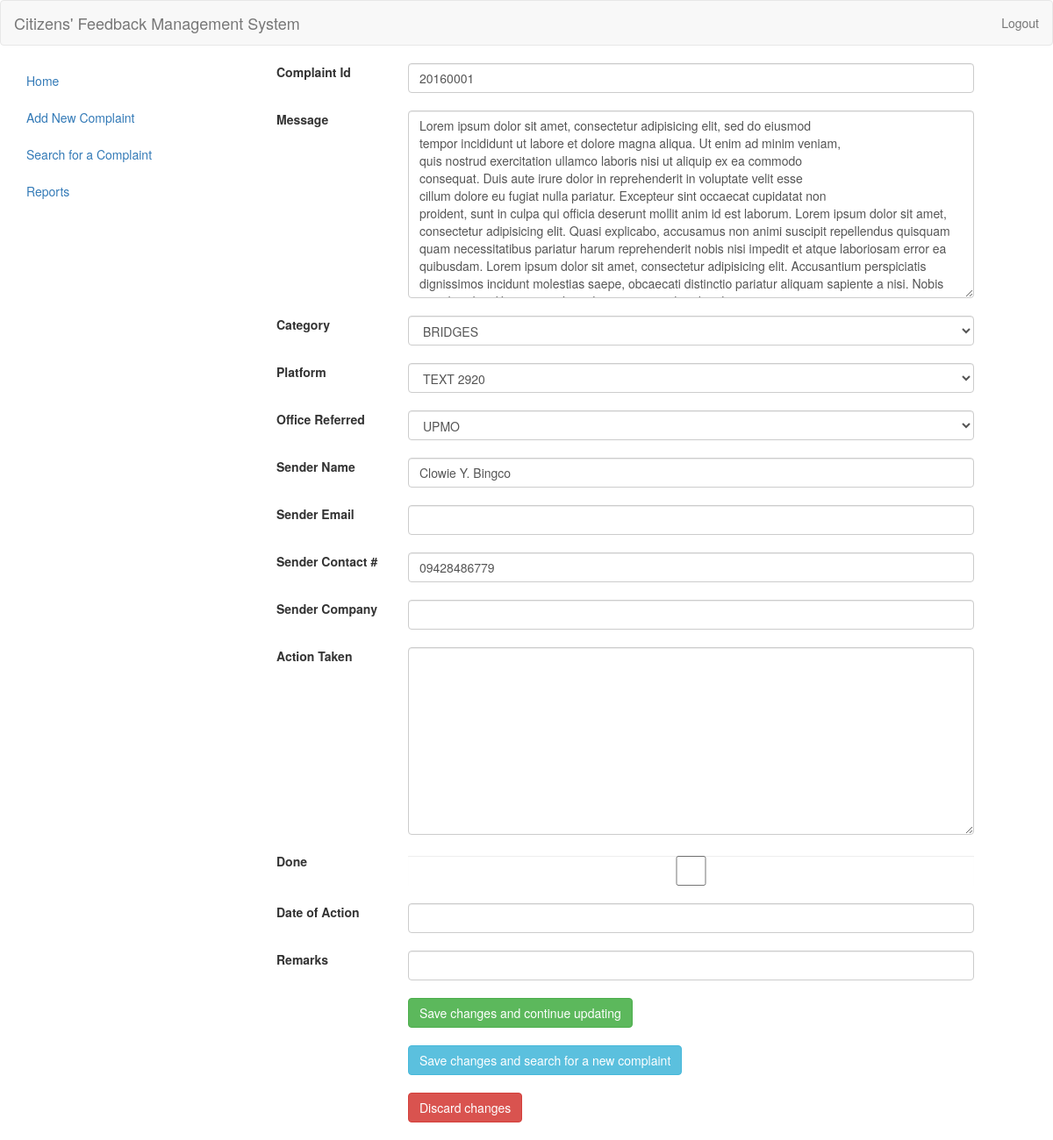
Page /cfms/update-complaint/20160001/ on the earlier database version.
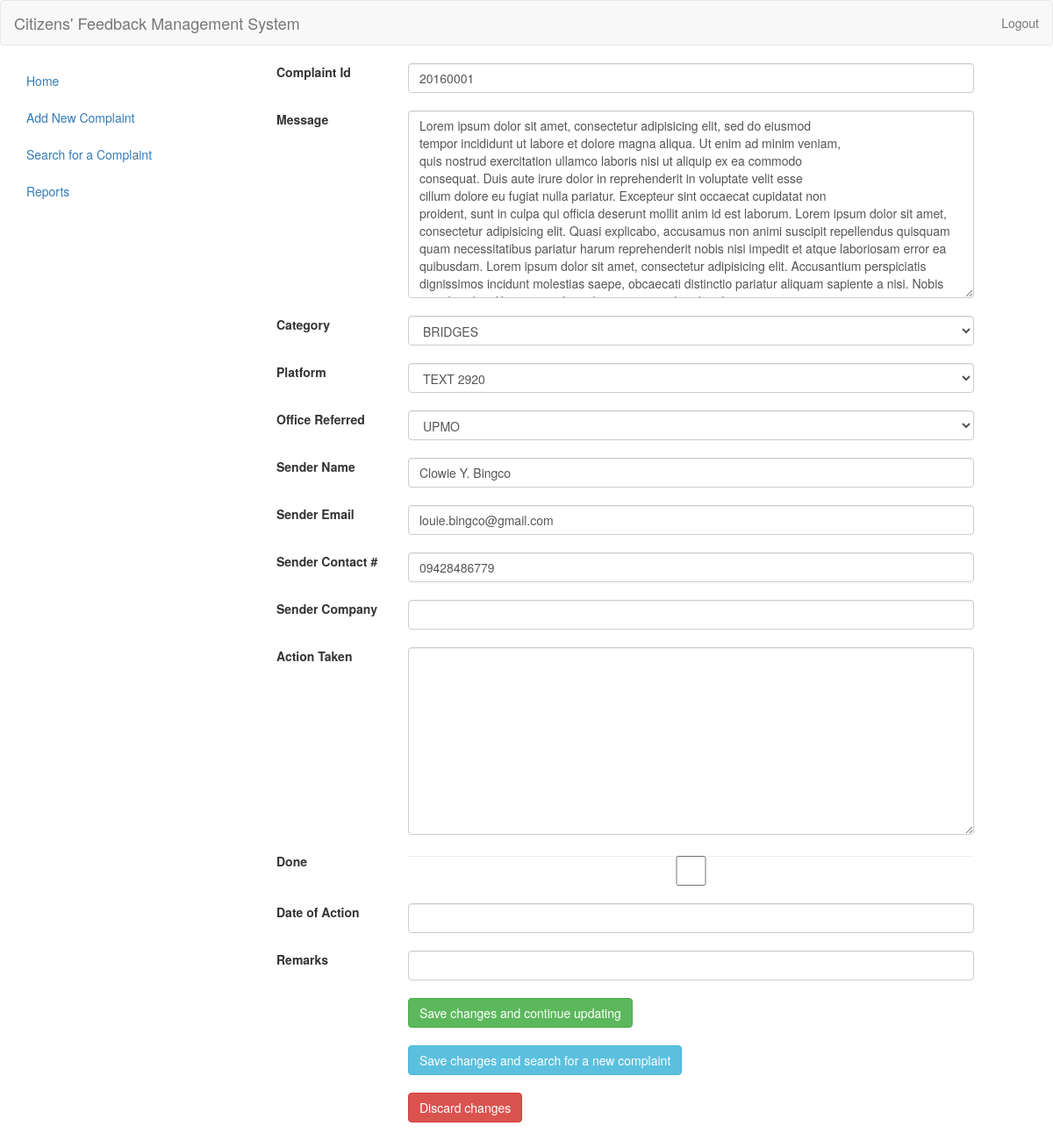
Same page on the later database version.
### complaints/models.py (models this page shows, shortened)
class Complaint(models.Model):
	number = models.CharField(max_length=8)
	message = models.CharField(max_length=10000)
	date_received = models.DateTimeField(auto_now_add=True)
	office_referred = models.ForeignKey(Office)
	sender_name = models.CharField(max_length=100)
	sender_email = models.EmailField(null=True)
	sender_contact = models.CharField(max_length=100, null=True)
	sender_company = models.CharField(max_length=100, null=True)
	action_taken = models.CharField(max_length=10000, null=True)
	date_action = models.DateTimeField(null=True)
	remarks = models.CharField(max_length=5000, null=True)
	category = models.ForeignKey(Category)
	platform = models.ForeignKey(Platform)
	done = models.BooleanField(default=False)

### complaints/views.py (the view, shortened to what this page needs)
# urls.py: url(r'^update-complaint/(?P<complaint_number>[\w\-0-9]+)/$', views.update_complaint, name='update_complaint'),
def update_complaint(request, complaint_number):
	complaint2update = Complaint.objects.get(number=complaint_number)
	form = UpdateComplaintForm(instance=complaint2update)
	return render(request, 'complaints/update_complaint.html', {'form': form})

### complaints/forms.py
class UpdateComplaintForm(ComplaintForm):
	action_taken = forms.CharField(label='Action Taken', widget=forms.Textarea(attrs={'class':'form-control'}), required=False)
	date_action = forms.DateTimeField(label='Date of Action', widget=forms.DateTimeInput(attrs={'class':'form-control datetime-picker'}), required=False)
	remarks = forms.CharField(label='Remarks', widget=forms.TextInput(attrs={'class':'form-control'}), required=False)
	done = forms.BooleanField(label='Done', widget=forms.CheckboxInput(attrs={'class':'form-control'}), required=False)
	class Meta:
		model = Complaint
		fields = ('number',
			'message',
			'category',
			'platform',
			'office_referred',
			'sender_name',
			'sender_email',
			'sender_contact',
			'sender_company',
			'action_taken',
			'done',
			'date_action',
			'remarks')

### complaints/models.py (called while the page is built)
	def __str__(self):
		return self.name

	def __str__(self):
		return self.name

	def __str__(self):
		return self.name

### global/templates/complaints/update_complaint.html (shortened to what this page needs)
{% extends "complaints/base.html" %}
{% load staticfiles %}
{% block styles %}
  <link rel="stylesheet" href="{% static "css/jquery-ui.css" %}"/>
  <link rel="stylesheet" href="{% static "css/jquery-ui-timepicker-addon.css" %}"/>
{% endblock %}
{% block content %}
	<div class="col-md-9">
		<form method="post">
			{% for field in form.visible_fields %}
				<div class="row">
					<div class="col-md-2">
						<label>{{ field.label }}</label><br>
					</div>
					<div class="col-md-9">
						{{ field }}<br>
					</div>
				</div>
			{% endfor %}
			<div class="row">
				<div class="col-md-2">
				</div>
				<div class="col-md-9">
					<button type="submit" name="submit" value="continue" class="btn btn-success">Save changes and continue updating</button><br><br>
					<button type="submit" name="submit" value="search" class="btn btn-info">Save changes and search for a new complaint</button><br><br>
					<button type="submit" name="submit" value="discard" class="btn btn-danger">Discard changes</button><br><br>
				</div>
			</div>
		</form>
	</div>
{% endblock %}

Differences in the rows shown:
changed Complaint "BRIDGES": sender_email (not shown) → "louie.bingco@gmail.com"
